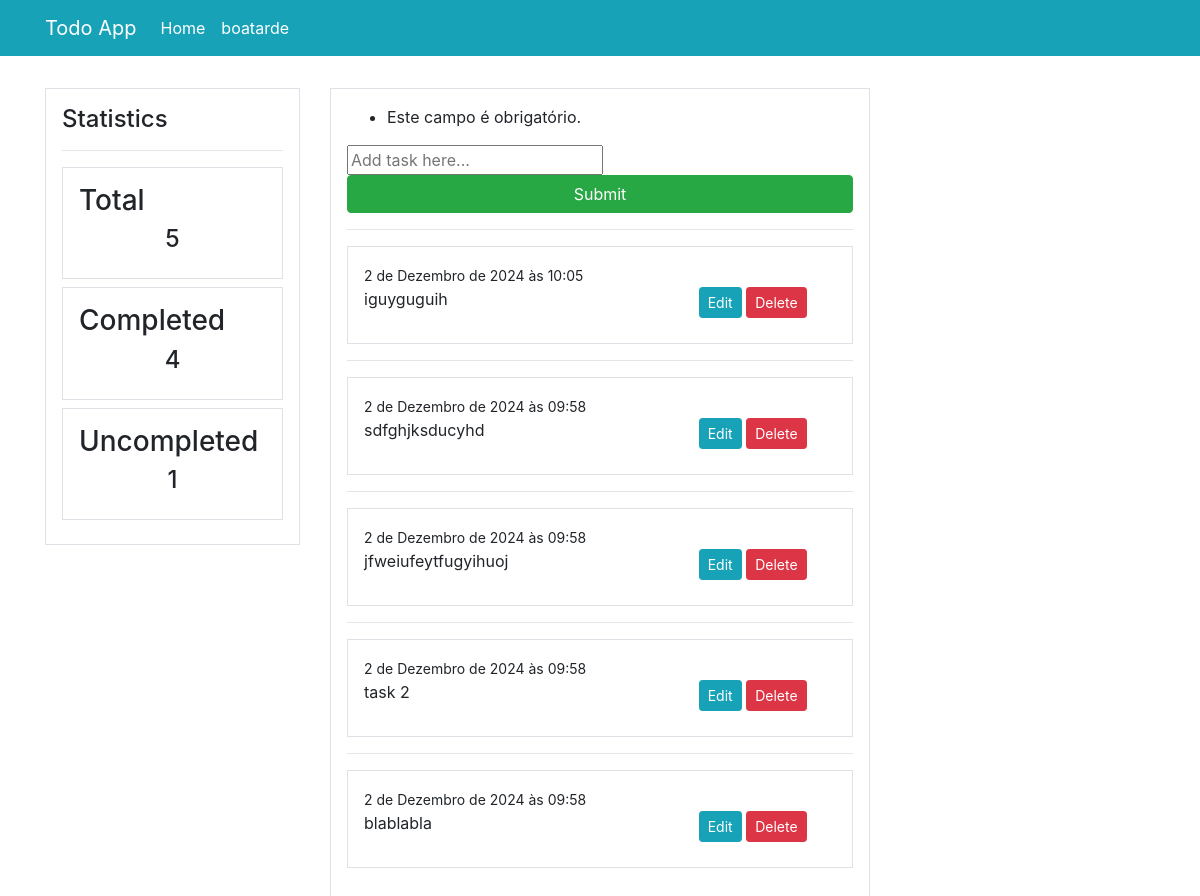
The page / on the database its author committed.
### TodoApp/models.py (models this page shows, shortened)
class Task(models.Model): #classifica como um modelo de database
    content = models.CharField(max_length=100) #conteúdo da task
    date = models.DateTimeField(auto_now_add=True)
    complete = models.BooleanField(default=False) #task completa=false
    class Meta:
        ordering = ['-date']

### TodoApp/views.py (the view)
# urls.py: path('', views.index, name='todo-index'), #''=url acessada, views.index=função index de views.py, name=nomeia a url
def index(request): #função cujo parâmetro é um requerimento
    var_task = Task.objects.all()#váriavel que armazena todos os objtos "tasks"
    count_todos = var_task.count()#conta os todos
    completed_todo = Task.objects.filter(complete=True)
    count_completed_todo = completed_todo.count()
    uncompleted_todo = count_todos - count_completed_todo
    if request.method=='POST':
        form = TaskForm(request.POST)
        if form.is_valid(): #se o forms tiver te 100 carac.
            form.save() #salvar
            return redirect('/') #retornar para a página inicial
    else:
        form = TaskForm(request.POST)
    context = {
        'todas_tasks': var_task,
        'form': form,
        'count_todos': count_todos,
        'count_completed_todo': count_completed_todo,
        'uncompleted_todo': uncompleted_todo,
    }
    return render(request, 'partials/todo/index.html', context )

### TodoApp/forms.py
class TaskForm(forms.ModelForm):
    content = forms.CharField(label='', widget=forms.TextInput(attrs={'placeholder':'Add task here...', 'autocomplete':'off'}))
    class Meta:
        model = Task
        fields = ['content']

### templates/partials/todo/index.html (shortened to what this page needs)
{% extends 'partials/base.html'%}
{% load crispy_forms_tags %}
{% block content %}
<div class="border p-3">
    <form method="POST">
        {{ form }}
        <input class="btn btn-success btn-block" type="submit" value="Submit">
    </form>
    {% for todo in todas_tasks %}
    <hr>
    <div class="border p-3 mb-3">
        <small>{{todo.date}}</small>
        <div class="row">
            <div class="col-md-8">
                <p>{{todo.content}}</p>
            </div>
            <div class="col-md-4">
                <a class="btn btn-info btn-sm" href="{% url 'todo-update' todo.id %}">Edit</a>
                <a class="btn btn-danger btn-sm" href="{% url 'todo-delete' todo.id %}">Delete</a>
            </div>
        </div>
    </div>
    {% endfor %}
</div>
{% endblock %}

### templates/partials/base.html (shortened to what this page needs)
<!doctype html>
<html lang="en">
  <head>
    <link rel="stylesheet" href="https://cdn.jsdelivr.net/npm/bootstrap@4.6.2/dist/css/bootstrap.min.css">
  </head>
  <body>
    {% include 'partials/nav.html'%}
    <div class="container">
      <div class="row mt-3 pt-3">
        <div class="col-md-3">
          {% include 'partials/aside.html' %}
        </div>
        <div class="col-md-6">
          {% block content %}
          {% endblock %}
        </div>
        <div class="col-md-3">
        </div>
      </div>
    </div>
  </body>
</html>

### templates/partials/nav.html (shortened to what this page needs)
<nav class="navbar navbar-expand-lg navbar-info bg-info">
  <div class="container">
  <a class="navbar-brand text-white" href="#">Todo App</a>
  <div class="collapse navbar-collapse" id="navbarSupportedContent">
    <ul class="navbar-nav mr-auto">
      <li class="nav-item active" style="display: flex">
        <a class="nav-link text-white" href="{% url 'todo-index' %}">Home <span class="sr-only">(current)</span></a>
        <a class="nav-link text-white" href="{% url 'boa-tarde' %}">boatarde <span class="sr-only">(current)</span></a>
      </li>
    </ul>
</div>
</nav>

### templates/partials/aside.html
<div class="border p-3">
<h4>Statistics</h4>
<hr>
<div class="border p-3 mb-2">
    <h3>Total</h3>
    <h4 class="text-center">{{ count_todos }}</h4>
</div>
<div class="border p-3 mb-2">
    <h3>Completed</h3>
    <h4 class="text-center">{{ count_completed_todo }}</h4>
</div>
<div class="border p-3 mb-2">
    <h3>Uncompleted</h3>
    <h4 class="text-center">{{ uncompleted_todo }}</h4>
</div>
</div>

### templates/partials/base.html (style rules this page uses)
body { user-select: none; }

### rows shown on the page
Task: date "2 de Dezembro de 2024 às 10:05", content "iguyguguih"
Task: date "2 de Dezembro de 2024 às 09:58", content "sdfghjksducyhd"
Task: date "2 de Dezembro de 2024 às 09:58", content "jfweiufeytfugyihuoj"
Task: date "2 de Dezembro de 2024 às 09:58", content "task 2"
Task: date "2 de Dezembro de 2024 às 09:58", content "blablabla"

### other values the page prints
{{ count_todos }} "5"
{{ count_completed_todo }} "4"
{{ uncompleted_todo }} "1"
